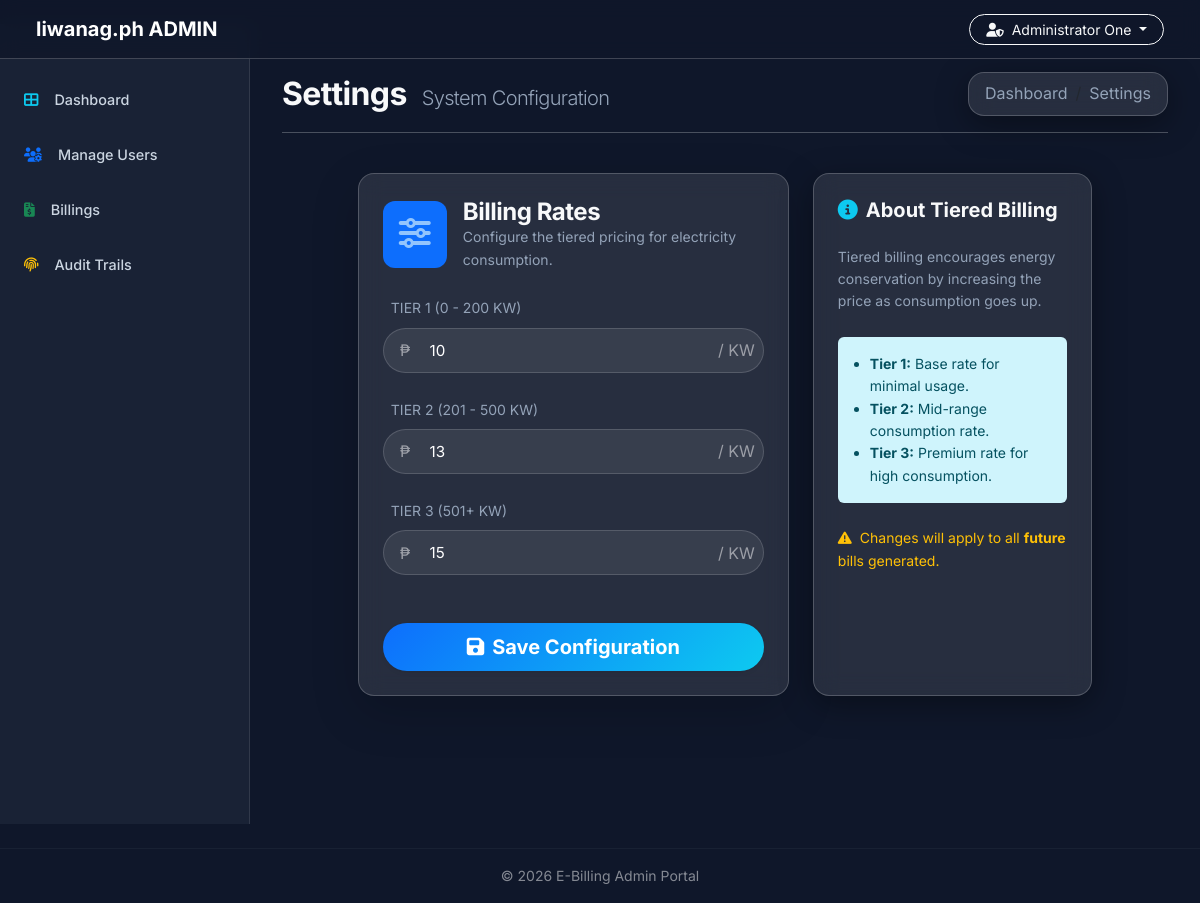
/admin/settings.php (signed in), run on the app's committed database.
### tables this page shows
CREATE TABLE `unitsrate` (
  `sno` int(1) DEFAULT NULL,
  `twohundred` int(14) NOT NULL,
  `fivehundred` int(14) NOT NULL,
  `thousand` int(14) NOT NULL
);

### admin/settings.php (the view, shortened to what this page needs)
<?php
    require_once('head_html.php');
    require_once('../Includes/admin.php');
    $query = "SELECT * FROM unitsrate WHERE sno = 1";
    $result = mysqli_query($con, $query);
    $rates = mysqli_fetch_assoc($result);
?>
<body>
    <div id="wrapper">
        <?php
            require_once("nav.php");
            require_once("sidebar.php");
        ?>
        <div id="page-content-wrapper" class="mt-5 pt-4">
            <div class="container-fluid">
                <div class="row mb-4">
                    <div class="col-12">
                        <div class="d-flex justify-content-between align-items-center">
                            <h2 class="fw-bold mb-0">Settings <small class="text-muted fw-light h5 ms-2">System Configuration</small></h2>
                            <nav aria-label="breadcrumb">
                                <ol class="breadcrumb mb-0 glass-card px-3 py-2">
                                    <li class="breadcrumb-item"><a href="index.php" class="text-info text-decoration-none">Dashboard</a></li>
                                    <li class="breadcrumb-item active text-white" aria-current="page">Settings</li>
                                </ol>
                            </nav>
                        </div>
                        <hr class="opacity-10">
                    </div>
                </div>
                <div class="row justify-content-center">
                    <div class="col-lg-6">
                        <div class="glass-card p-4 shadow-lg">
                            <div class="d-flex align-items-center mb-4">
                                <div class="icon-shape bg-primary bg-opacity-20 text-primary rounded-3 p-3 me-3">
                                    <i class="fas fa-sliders-h fa-2x"></i>
                                </div>
                                <div>
                                    <h4 class="fw-bold mb-0">Billing Rates</h4>
                                    <p class="text-muted small mb-0">Configure the tiered pricing for electricity consumption.</p>
                                </div>
                            </div>
                            <form action="settings.php" method="post" class="mt-3">
                                <div class="mb-4">
                                    <label class="form-label text-muted small ms-2">TIER 1 (0 - 200 KW)</label>
                                    <div class="input-group">
                                        <span class="input-group-text">₱</span>
                                        <input type="number" name="rate1" class="form-control" value="<?php echo $rates['twohundred']; ?>" required>
                                        <span class="input-group-text">/ KW</span>
                                    </div>
                                </div>
                                <div class="mb-4">
                                    <label class="form-label text-muted small ms-2">TIER 2 (201 - 500 KW)</label>
                                    <div class="input-group">
                                        <span class="input-group-text">₱</span>
                                        <input type="number" name="rate2" class="form-control" value="<?php echo $rates['fivehundred']; ?>" required>
                                        <span class="input-group-text">/ KW</span>
                                    </div>
                                </div>
                                <div class="mb-4">
                                    <label class="form-label text-muted small ms-2">TIER 3 (501+ KW)</label>
                                    <div class="input-group">
                                        <span class="input-group-text">₱</span>
                                        <input type="number" name="rate3" class="form-control" value="<?php echo $rates['thousand']; ?>" required>
                                        <span class="input-group-text">/ KW</span>
                                    </div>
                                </div>
                                <div class="d-grid gap-2 mt-5">
                                    <button type="submit" name="update_rates" class="btn btn-primary btn-lg rounded-pill shadow-sm py-3 fw-bold">
                                        <i class="fas fa-save me-2"></i>Save Configuration
                                    </button>
                                </div>
                            </form>
                        </div>
                    </div>
                    <div class="col-lg-4">
                        <div class="glass-card p-4 h-100">
                            <h5 class="fw-bold mb-4"><i class="fas fa-info-circle me-2 text-info"></i>About Tiered Billing</h5>
                            <p class="text-muted small">Tiered billing encourages energy conservation by increasing the price as consumption goes up.</p>
                            <div class="alert alert-info bg-opacity-10 border-0 mt-4 small">
                                <ul class="mb-0 ps-3">
                                    <li><strong>Tier 1:</strong> Base rate for minimal usage.</li>
                                    <li><strong>Tier 2:</strong> Mid-range consumption rate.</li>
                                    <li><strong>Tier 3:</strong> Premium rate for high consumption.</li>
                                </ul>
                            </div>
                            <p class="text-warning small mt-4">
                                <i class="fas fa-exclamation-triangle me-1"></i> Changes will apply to all <strong>future</strong> bills generated.
                            </p>
                        </div>
                    </div>
                </div>
            </div>
        </div>
    </div>
    <?php require_once("footer.php"); ?>
</body>
</html>

### assets/css/modern.css (style rules this page uses)
:root { --primary-color: #0d6efd; --secondary-color: #6c757d; --accent-color: #0dcaf0; --dark-bg: #0f172a; --glass-bg: rgba(255, 255, 255, 0.1); --glass-border: rgba(255, 255, 255, 0.2); --text-light: #f8f9fa; --gradient-primary: linear-gradient(135deg, #0d6efd 0%, #0dcaf0 100%); --gradient-dark: linear-gradient(135deg, #1e293b 0%, #0f172a 100%); }
body { font-family: 'Inter', 'Segoe UI', Roboto, sans-serif; background-color: var(--dark-bg); color: var(--text-light); line-height: 1.6; }
.glass-card { background: var(--glass-bg); backdrop-filter: blur(12px); -webkit-backdrop-filter: blur(12px); border: 1px solid var(--glass-border); border-radius: 16px; box-shadow: 0 8px 32px 0 rgba(0, 0, 0, 0.37); }
h1, h2, h3, h4 { font-weight: 700; letter-spacing: -0.02em; }
.form-control { background: rgba(255, 255, 255, 0.08); border: 1px solid rgba(255, 255, 255, 0.2); color: #ffffff; border-radius: 8px; padding: 0.75rem 1rem; font-size: 0.95rem; height: 48px; transition: all 0.3s ease; }
.input-group { background: rgba(255, 255, 255, 0.08) !important; border: 1px solid rgba(255, 255, 255, 0.15) !important; border-radius: 25px !important; overflow: hidden; transition: all 0.3s ease; }
.input-group-text { background: transparent !important; border: none !important; color: rgba(255, 255, 255, 0.5); padding-left: 1rem; padding-right: 0.5rem; }
.input-group .form-control { background: transparent !important; border: none !important; box-shadow: none !important; padding-left: 0.5rem !important; color: #ffffff !important; }
.form-control, .form-select { background: rgba(255, 255, 255, 0.08); border: 1px solid rgba(255, 255, 255, 0.15); color: #ffffff; border-radius: 12px; padding: 0.75rem 1rem; font-size: 0.95rem; height: 48px; transition: all 0.3s ease; }
.form-control::placeholder { color: rgba(255, 255, 255, 0.6) !important; font-weight: 400; }
.input-group .form-control, .input-group .form-select { background: transparent !important; border: none !important; height: 100% !important; padding-left: 0.75rem !important; padding-right: 0.75rem !important; }
.btn-primary { background: var(--gradient-primary); border: none; padding: 0.75rem 1.5rem; font-weight: 600; height: 48px; display: flex; align-items: center; justify-content: center; transition: transform 0.2s, box-shadow 0.2s; }
.bg-primary.bg-opacity-20.text-primary { color: #93c5fd !important; }
.icon-shape { border-radius: 12px !important; }
.breadcrumb-item a, .breadcrumb-item.active { color: #94a3b8 !important; }
.text-muted { color: #94a3b8 !important; }
#wrapper { display: flex; width: 100%; align-items: stretch; }
#page-content-wrapper { flex: 1; min-width: 0; padding: 1.5rem; }

### admin/head_html.php (style rules this page uses)
body { background-color: #0f172a; color: #f8f9fa; }
#wrapper { display: flex; width: 100%; align-items: stretch; }
#page-content-wrapper { width: 100%; padding: 20px; transition: all 0.3s; }

### data on the page
unitsrate: rate1 "10", rate2 "13", rate3 "15"

### other printed values
$_SESSION['username'] "Administrator One"
